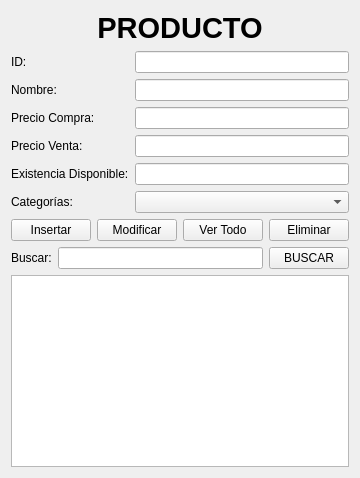
<?xml version="1.0" encoding="UTF-8"?>
<ui version="4.0">
 <class>frm_producto</class>

 <widget class="QFrame" name="frm_producto">

  <property name="windowTitle">
   <string>Producto</string>
  </property>

  <layout class="QVBoxLayout" name="mainLayout">

   <!-- TITULO -->
   <item>
    <widget class="QLabel" name="label_titulo">
     <property name="font">
      <font>
       <family>Segoe UI</family>
       <pointsize>22</pointsize>
       <weight>75</weight>
       <bold>true</bold>
      </font>
     </property>
     <property name="text">
      <string>PRODUCTO</string>
     </property>
     <property name="alignment">
      <set>Qt::AlignCenter</set>
     </property>
    </widget>
   </item>

   <!-- FORMULARIO -->
   <item>
    <layout class="QGridLayout" name="formLayout">

     <item row="0" column="0">
      <widget class="QLabel" name="label_id">
       <property name="text">
        <string>ID:</string>
       </property>
      </widget>
     </item>

     <item row="0" column="1">
      <widget class="QLineEdit" name="txt_id_producto"/>
     </item>

     <item row="1" column="0">
      <widget class="QLabel" name="label_nombre">
       <property name="text">
        <string>Nombre:</string>
       </property>
      </widget>
     </item>

     <item row="1" column="1">
      <widget class="QLineEdit" name="txt_nombre_producto"/>
     </item>

     <item row="2" column="0">
      <widget class="QLabel" name="label_precio_compra">
       <property name="text">
        <string>Precio Compra:</string>
       </property>
      </widget>
     </item>

     <item row="2" column="1">
      <widget class="QLineEdit" name="txt_precio_compra_producto"/>
     </item>

     <item row="3" column="0">
      <widget class="QLabel" name="label_precio_venta">
       <property name="text">
        <string>Precio Venta:</string>
       </property>
      </widget>
     </item>

     <item row="3" column="1">
      <widget class="QLineEdit" name="txt_precio_venta_producto"/>
     </item>

     <item row="4" column="0">
      <widget class="QLabel" name="label_existencia">
       <property name="text">
        <string>Existencia Disponible:</string>
       </property>
      </widget>
     </item>

     <item row="4" column="1">
      <widget class="QLineEdit" name="txt_existencia_disponible_producto"/>
     </item>

     <item row="5" column="0">
      <widget class="QLabel" name="label_categoria">
       <property name="text">
        <string>Categorías:</string>
       </property>
      </widget>
     </item>

     <item row="5" column="1">
      <widget class="QComboBox" name="cmb_categoria_producto"/>
     </item>

    </layout>
   </item>

   <!-- BOTONES CRUD -->
   <item>
    <layout class="QHBoxLayout" name="buttonLayout">

     <item>
      <widget class="QPushButton" name="btn_insertar_producto">
       <property name="text">
        <string>Insertar</string>
       </property>
      </widget>
     </item>

     <item>
      <widget class="QPushButton" name="btn_modificar_producto">
       <property name="text">
        <string>Modificar</string>
       </property>
      </widget>
     </item>

     <item>
      <widget class="QPushButton" name="btn_vertodo_producto">
       <property name="text">
        <string>Ver Todo</string>
       </property>
      </widget>
     </item>

     <item>
      <widget class="QPushButton" name="btn_eliminar_producto">
       <property name="text">
        <string>Eliminar</string>
       </property>
      </widget>
     </item>

    </layout>
   </item>

   <!-- BUSCADOR -->
   <item>
    <layout class="QHBoxLayout" name="searchLayout">

     <item>
      <widget class="QLabel" name="label_buscar">
       <property name="text">
        <string>Buscar:</string>
       </property>
      </widget>
     </item>

     <item>
      <widget class="QLineEdit" name="txt_buscar_producto"/>
     </item>

     <item>
      <widget class="QPushButton" name="btn_buscar_producto">
       <property name="text">
        <string>BUSCAR</string>
       </property>
      </widget>
     </item>

    </layout>
   </item>

   <!-- TABLA -->
   <item>
    <widget class="QTableView" name="tbl_producto"/>
   </item>

  </layout>
 </widget>

 <resources/>
 <connections/>
</ui>
